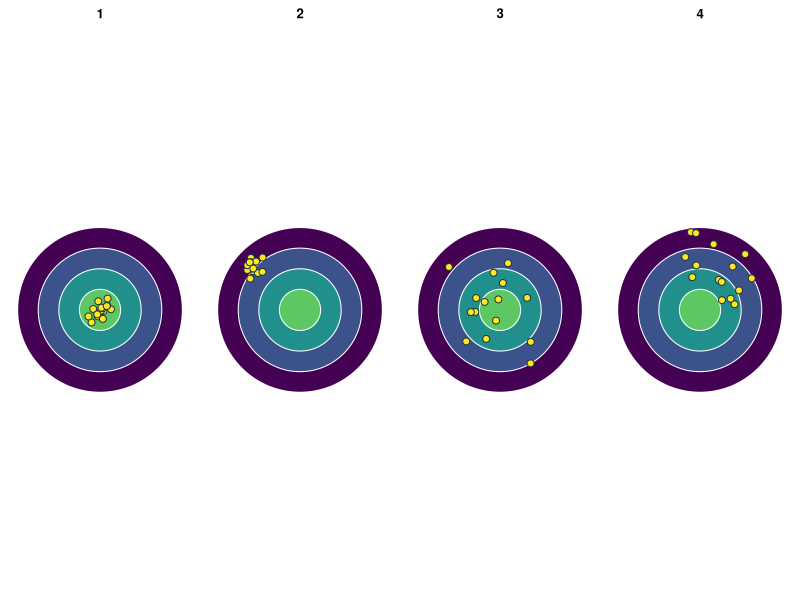

This figure's R source:
## ---- chunk 1
#| label: setup
#| include: false
# plot labels contain umlauts, which need a UTF-8 locale; the shell that runs
# the render may start R in the C locale
invisible(Sys.setlocale("LC_CTYPE", "en_US.UTF-8"))
colors <- viridisLite::viridis(5)
## ---- chunk 2
#| label: targets
#| echo: false
#| fig-width: 8
#| fig-height: 2.4
#| fig-alt: "Vier Zielscheiben aus vier farbigen Ringen mit je 15 Punkten: bei 1 eng um die Mitte, bei 2 eng beieinander am oberen linken Rand, bei 3 weit um die Mitte gestreut, bei 4 weit gestreut und nach rechts oben verschoben"
set.seed(13)
centers <- list(c(0, 0), c(-2.3, 2.1), c(0, 0), c(1.4, 1.6))
spreads <- c(0.3, 0.3, 1.3, 1.3)

par(mfrow = c(1, 4), mar = c(0.5, 0.5, 2, 0.5))
for (i in 1:4) {
  plot(NA,
    xlim = c(-4.2, 4.2), ylim = c(-4.2, 4.2), asp = 1,
    axes = FALSE, xlab = "", ylab = "", main = i
  )
  # outer ring first, so each smaller ring is drawn on top
  symbols(rep(0, 4), rep(0, 4), circles = 4:1, inches = FALSE, add = TRUE, bg = colors[1:4], fg = "white")
  hits <- cbind(
    rnorm(15, centers[[i]][1], spreads[i]),
    rnorm(15, centers[[i]][2], spreads[i])
  )
  points(hits, pch = 21, cex = 1.4, bg = colors[5], col = "#23373b")
}
